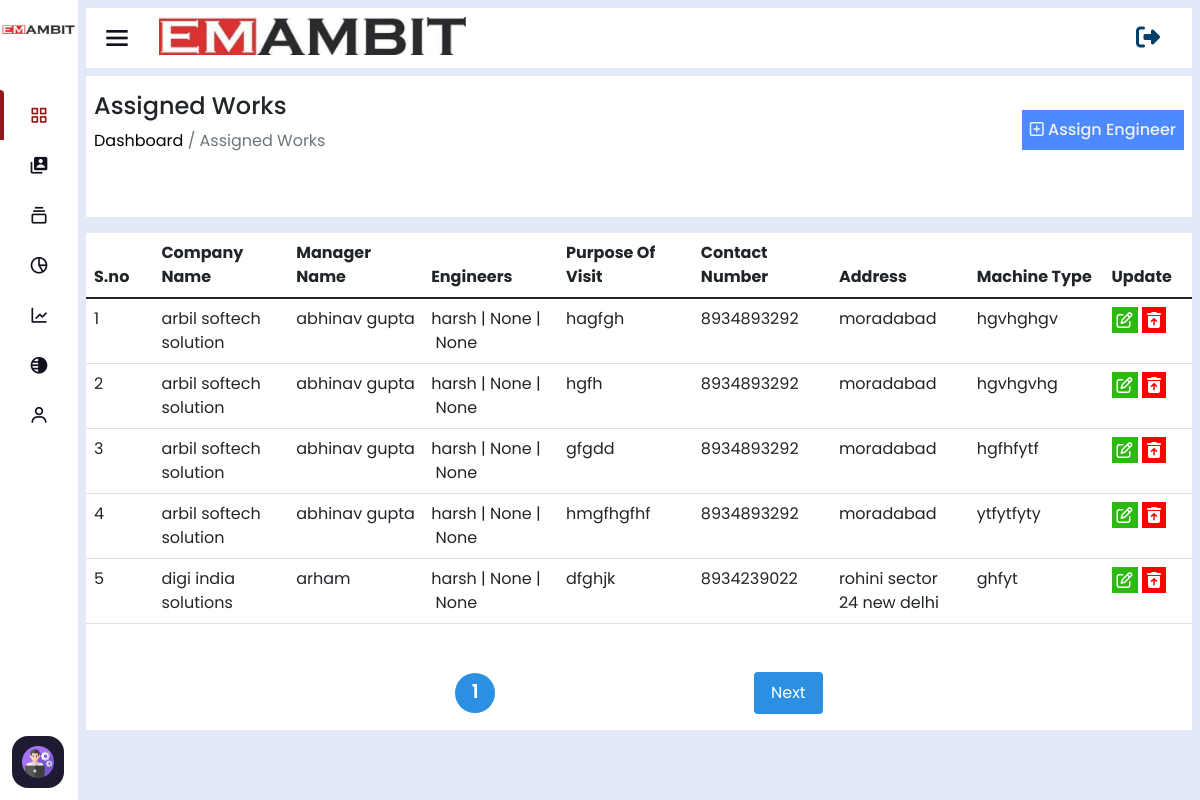
The app's page /assigned-works/ (signed in), older data.
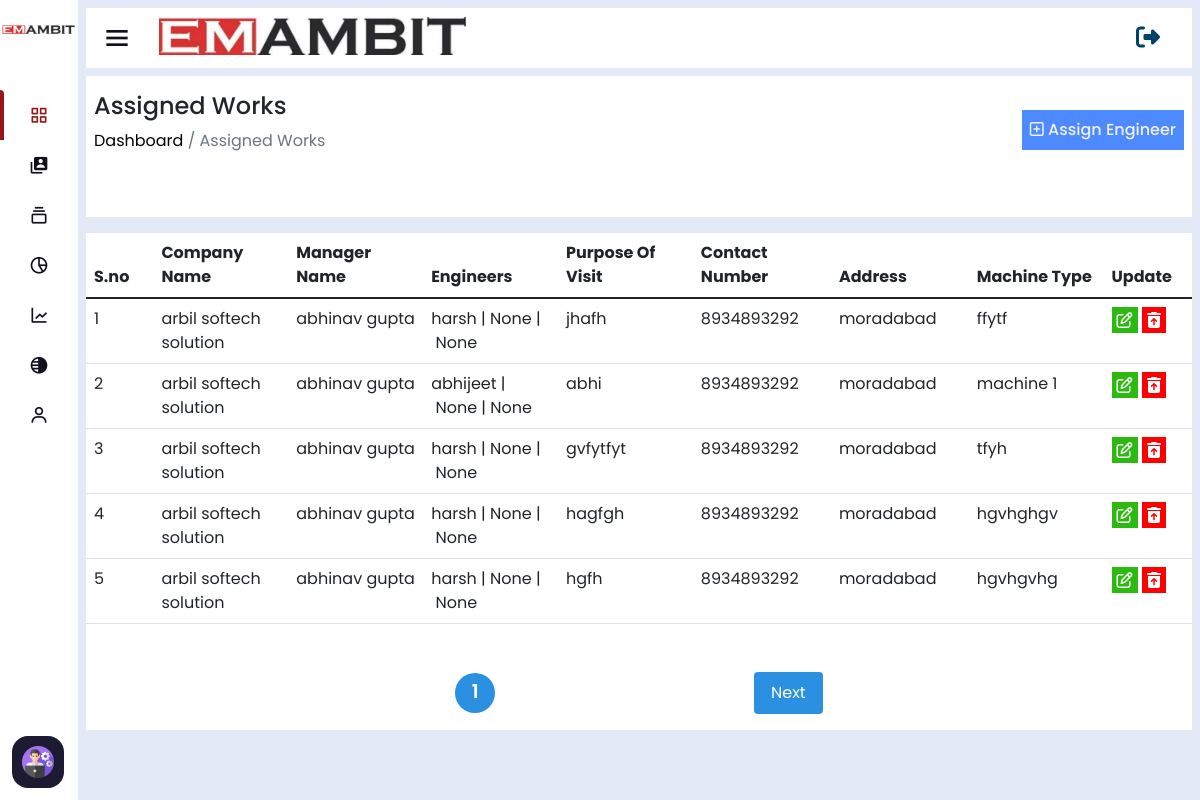
The same page, newer data.
### home/models.py (models this page shows, shortened)
class AssignEngineer(models.Model):
    company_name=models.ForeignKey(ClientCompanyInfo,on_delete=models.CASCADE)
    manager_name=models.ForeignKey(CustomUser,on_delete=models.CASCADE,related_name='manager_assignments',default=None)
    engineer_one=models.ForeignKey(CustomUser,on_delete=models.CASCADE, null=True,blank=True,related_name='engineer_one_assignments')
    engineer_two=models.ForeignKey(CustomUser,on_delete=models.CASCADE,null=True,blank=True, related_name='engineer_two_assignments')
    engineer_three=models.ForeignKey(CustomUser,on_delete=models.CASCADE,null=True,blank=True, related_name='engineer_three_assignments')
    visit_purpose=models.CharField(max_length=254)
    machine_type=models.CharField(max_length=254)
    leave_date=models.CharField(max_length=254)
    reach_date=models.CharField(max_length=254)
    travel_by=models.ForeignKey(AddTravelBy,on_delete=models.CASCADE)
    timestampt=models.DateTimeField(auto_now_add=True,null=True,blank=True)
    ending_date=models.CharField(max_length=100,null=True,blank=True,default='Work on Progress')
    work_status=models.CharField(max_length=100,blank=True,null=True,default='Doing')
    project_link=models.CharField(max_length=1000,null=True,blank=True)
    download_link=models.CharField(max_length=254,null=True,blank=True)
    equipment = models.TextField(max_length=1000,null=True,blank=True)

class ClientCompanyInfo(models.Model):
    company_name=models.CharField(max_length=200)
    company_phone=models.CharField(max_length=20)
    contact_person=models.CharField(max_length=250)
    company_email=models.CharField(max_length=254)
    company_gst=models.CharField(max_length=50)
    company_address=models.CharField(max_length=254)
    timestampt=models.DateTimeField(auto_now_add=True,null=True,blank=True)
    def __str__(self) -> str:
        return self.company_name

class CustomUser(AbstractUser):
    username = None
    email = models.EmailField(unique=True)
    user_phone = models.CharField(max_length=50,unique=True)
    user_address=models.CharField(max_length=50)
    user_gender=models.CharField(max_length=50)
    user_status=models.CharField(max_length=100,null=True,blank=True,default='Engineer')
    total_cost=models.IntegerField(default=0,null=True,blank=True)
    visible_password=models.CharField(max_length=254,null=True,blank=True)
    attendance_status=models.CharField(max_length=250,null=True,blank=True,default="A")
    USERNAME_FIELD = 'email'
    REQUIRED_FIELDS = []
    def __str__(self) -> str:
        return self.first_name + self.last_name
    objects = CustomUserManager()

### home/views.py (the view)
# urls.py: path('assigned-works/',assignedWork_view),
@login_required(login_url='/login')
def assignedWork_view(request):
    assigned_data=AssignEngineer.objects.all().order_by('-id')
    companydata=ClientCompanyInfo.objects.all().order_by('-id')
    p = Paginator(assigned_data, 5)
    page_number = request.GET.get('page')
    try:
        page_obj = p.get_page(page_number)
    except PageNotAnInteger:
        page_obj = p.page(1)
    except EmptyPage:
        page_obj = p.page(p.num_pages)
    return render(request,'assigned-works.html',{'assigned_data':page_obj})

### home/templates/assigned-works.html (shortened to what this page needs)
<!DOCTYPE html>
<html lang="en" dir="ltr">
<head>
  {% include 'header-links.html' %}
</head>
<body>
  {% include 'header.html' %}
  {% if user.is_authenticated and user.is_superuser %}
  <section class="nav-section">
    {% include 'subtitle.html' %}
    <div class="breadcum">
        <div class="flex">
            <div>
                <h2>Assigned Works</h2>
                <p> <a href="/">  Dashboard</a> / Assigned Works</p>
            </div>
            <div class="assign-engineer-btn p-2">
                <a href="/assign-engineer"><i class="fa-regular fa-square-plus"></i> Assign Engineer</a>
            </div>
        </div>
    </div>
    <div class="assigned-works-table editable-table overflow-auto" style="background: white;">
        <div class="row">
            <div class="col-md-12">
                <table class="table large-table">
                    <thead>
                      <tr>
                        <th scope="col">S.no</th>
                        <th scope="col">Company Name</th>
                        <th scope="col">Manager Name</th>
                        <th scope="col">Engineers</th>
                        <th scope="col">Purpose Of Visit</th>
                        <th scope="col">Contact Number</th>
                        <th scope="col">Address</th>
                        <th scope="col">Machine Type</th>
                        <th scope="col">Update</th>
                      </tr>
                    </thead>
                    <tbody>
                      {% for i in assigned_data %}
                      <tr>
                        <td>{{forloop.counter}}</td>
                        <td>{{i.company_name}}</td>
                        <td>{{i.manager_name}}</td>
                        <td>{{i.engineer_one}}&nbsp;|&nbsp;{{i.engineer_two}}&nbsp;|&nbsp;{{i.engineer_three}}</td>
                        <td>{{i.visit_purpose}}</td>
                        <td>{{i.company_name.company_phone}} </td>
                        <td>{{i.company_name.company_address}}</td>
                        <td>{{i.machine_type}}</td>
                        <td>
                            <a href="/update-assigned-work/{{i.id}}"><i class="fa-regular fa-pen-to-square"></i></a>
                            <a href="/delete-assigned-work/{{i.id}}"><i class="fa-solid fa-trash-can-arrow-up"></i></a>
                        </td>
                      </tr>
                      {% endfor %}
                    </tbody>
                </table>
                <div class="pagination">
                  <span class="num" >{{assigned_data.number}}</span>
                  {%if assigned_data.has_next %}
                      <a class="btn next" href="?page={{assigned_data.next_page_number}}">Next</a>
                  {% endif %}
                </div>
            </div>
        </div>
    </div>
  </section>
  {% else %}
  <script>
      window.location.href='/page-note-found'
  </script>
  {% endif %}
</body>
</html>

Row changes from the older to the newer data that the page shows:
no longer on this page (row edited): AssignEngineer: company_name "arbil softech solution", manager_name "abhinav gupta", engineer_one "harsh", engineer_two "None", engineer_three "None", visit_purpose "gfgdd", company_name.company_phone "8934893292", company_name.company_address "moradabad", machine_type "hgfhfytf"
no longer on this page (row unchanged): AssignEngineer: company_name "arbil softech solution", manager_name "abhinav gupta", engineer_one "harsh", engineer_two "None", engineer_three "None", visit_purpose "hmgfhgfhf", company_name.company_phone "8934893292", company_name.company_address "moradabad", machine_type "ytfytfyty"
no longer on this page (row unchanged): AssignEngineer: company_name "digi india solutions", manager_name "arham", engineer_one "harsh", engineer_two "None", engineer_three "None", visit_purpose "dfghjk", company_name.company_phone "8934239022", company_name.company_address "rohini sector 24 new delhi", machine_type "ghfyt"
added AssignEngineer: company_name "arbil softech solution", manager_name "abhinav gupta", engineer_one "harsh", engineer_two "None", engineer_three "None", visit_purpose "jhafh", company_name.company_phone "8934893292", company_name.company_address "moradabad", machine_type "ffytf"
added AssignEngineer: company_name "arbil softech solution", manager_name "abhinav gupta", engineer_one "abhijeet", engineer_two "None", engineer_three "None", visit_purpose "abhi", company_name.company_phone "8934893292", company_name.company_address "moradabad", machine_type "machine 1"
added AssignEngineer: company_name "arbil softech solution", manager_name "abhinav gupta", engineer_one "harsh", engineer_two "None", engineer_three "None", visit_purpose "gvfytfyt", company_name.company_phone "8934893292", company_name.company_address "moradabad", machine_type "tfyh"
